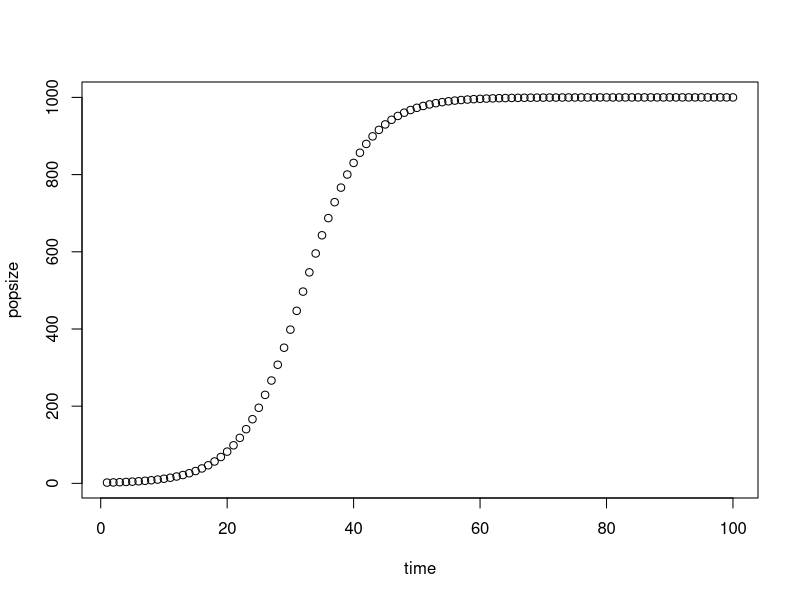

Reproduce this figure in R.
## ---- chunk 1
1+1==2
## ---- chunk 2

K=1000
T=100
N=2
x=1:T
y=rep(0,T)
y[1]=N
r=.2
for(i in x[2:T])
    y[i]=K/(1 + (( K - y[i-1])/y[i-1])*exp(-r))
## ---- chunk 3
plot(x,y,xlab="time",ylab="popsize",main="")
